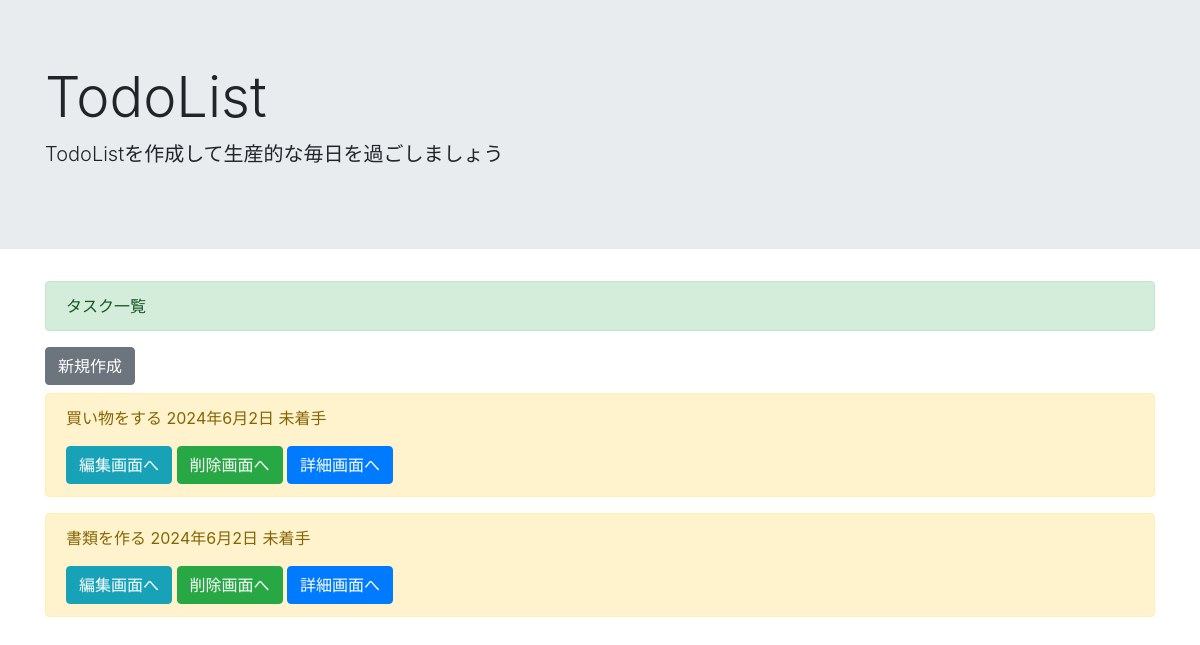
The app's page /list/, older data.
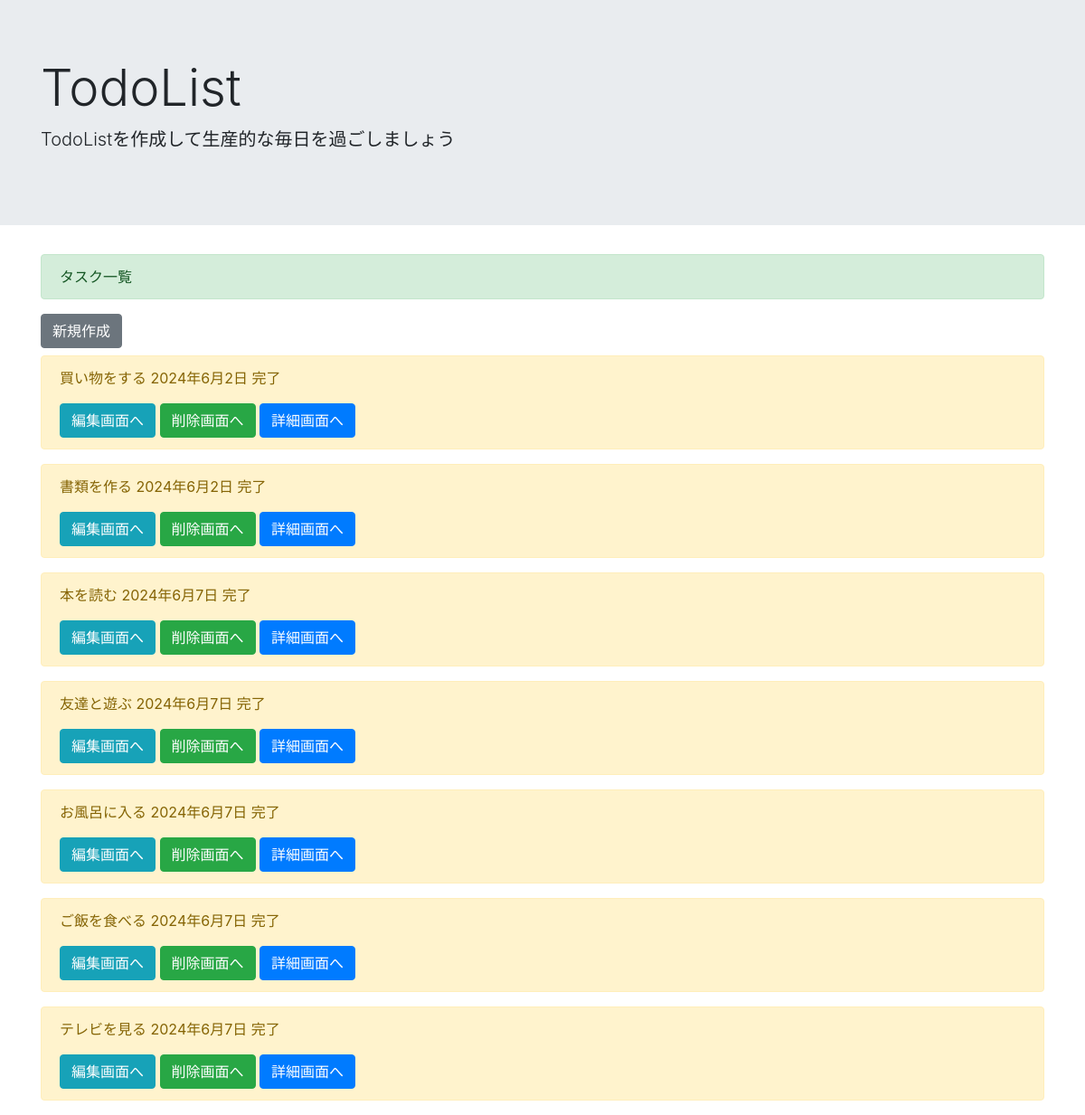
The same page, newer data.
### todo/models.py (models this page shows, shortened)
class Task(models.Model):
  task_name = models.CharField('タスク名', max_length=20, validators=[validate_task_name], null=False, blank=False)
  status_id = models.ForeignKey(Status,
                      verbose_name='ステータス',
                      on_delete=models.CASCADE,
                      null=False,
                      blank=False,
                      validators=[validate_status_id])
  start_date = models.DateField('作成日時', auto_now_add=True)
  end_date = models.DateField('完了日時', null=True, blank=True)
  deleted_flg = models.BooleanField('削除フラグ', default=False)
  objects = TaskManager()

class Status(models.Model):
  status = models.CharField('ステータス', max_length=20)
  def __str__(self):
    return self.status

### todo/views.py (the view)
# urls.py: path('list/', views.TaskList, name='list'),
def TaskList(request):
  tasks = Task.objects.all()
  return render(request, 'list.html', {'tasks': tasks})

### todo/models.py (called while the page is built)
  def get_queryset(self):
    return super().get_queryset().filter(deleted_flg=False)

### templates/list.html (shortened to what this page needs)
{% extends 'base.html' %}
{% block header %}
タスク一覧
{% endblock header %}
{% block content %}
<a href="{% url 'create' %}" class="btn btn-secondary mb-2" tabindex="-1" role="button" aria-disabled="true">新規作成</a>
{% for item in tasks %}
<div class="alert alert-warning" role="alert">
  <p>{{ item.task_name }} {{ item.start_date }} {{ item.status_id }}</p>
  <a href="{% url 'update' item.pk %}" class="btn btn-info" tabindex="-1" role="button" aria-disabled="true">編集画面へ</a>
  <a href="{% url 'delete' item.pk %}" class="btn btn-success" tabindex="-1" role="button" aria-disabled="true">削除画面へ</a>
  <a href="{% url 'detail' item.pk %}" class="btn btn-primary" tabindex="-1" role="button" aria-disabled="true">詳細画面へ</a>
</div>
{% endfor %}
{% endblock content %}

### templates/base.html (shortened to what this page needs)
<!doctype html>
<html lang="ja">
  <head>
    <link rel="stylesheet" href="https://stackpath.bootstrapcdn.com/bootstrap/4.5.0/css/bootstrap.min.css">
  </head>
  <body>
    <div class="jumbotron jumbotron-fluid">
      <div class="container">
        <h1 class="display-4">TodoList</h1>
        <p class="lead">TodoListを作成して生産的な毎日を過ごしましょう</p>
      </div>
    </div>
    <div class="container">
      <div class="alert alert-success" role="alert">
        {% block header %}
        {% endblock header %}
      </div>
      <div>
        {% block content %}
        {% endblock content %}
      </div>
    </div>
  </body>
</html>

Row changes from the older to the newer data that the page shows:
changed Task "買い物をする": status_id "未着手" → "完了"
changed Task "書類を作る": status_id "未着手" → "完了"
added Task: task_name "本を読む", start_date "2024年6月7日", status_id "完了"
added Task: task_name "友達と遊ぶ", start_date "2024年6月7日", status_id "完了"
added Task: task_name "お風呂に入る", start_date "2024年6月7日", status_id "完了"
added Task: task_name "ご飯を食べる", start_date "2024年6月7日", status_id "完了"
added Task: task_name "テレビを見る", start_date "2024年6月7日", status_id "完了"
